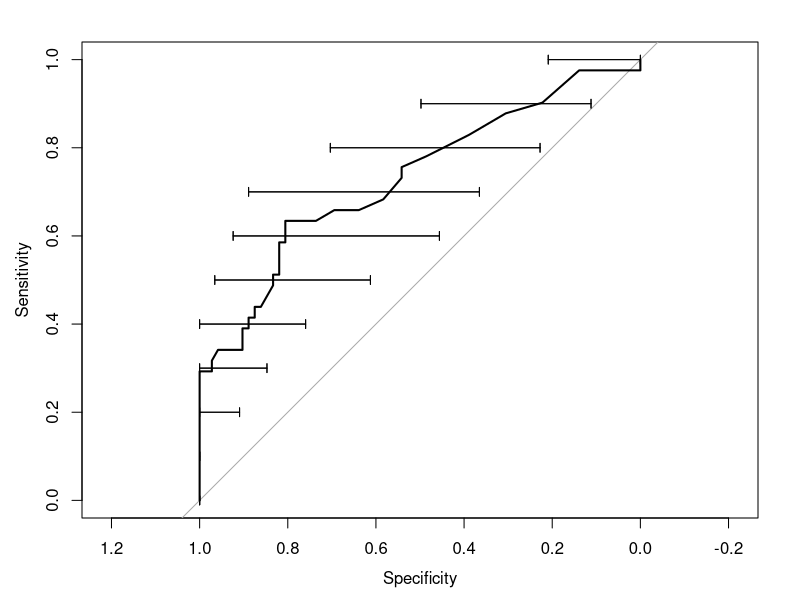

Generate this figure with R:
library(pROC)


### Name: ci.sp
### Title: Compute the confidence interval of specificities at given
###   sensitivities
### Aliases: ci.sp ci.sp.default ci.sp.formula ci.sp.roc ci.sp.smooth.roc
### Keywords: univar nonparametric utilities roc

### ** Examples

data(aSAH)

## Not run: 
##D # Syntax (response, predictor):
##D ci.sp(aSAH$outcome, aSAH$s100b)
##D 
##D # With a roc object:
##D rocobj <- roc(aSAH$outcome, aSAH$s100b)
##D ci.sp(rocobj)
##D 
##D # Customized bootstrap and specific specificities:
##D ci.sp(rocobj, c(.95, .9, .85), boot.n=500, conf.level=0.9, stratified=FALSE)
## End(Not run)

# Alternatively, you can get the CI directly from roc():
rocobj <- roc(aSAH$outcome,
              aSAH$s100b, ci=TRUE, of="sp", boot.n=100)
rocobj$ci

# Plotting the CI
plot(rocobj)
plot(rocobj$ci)

## Not run: 
##D # On a smoothed ROC, the CI is re-computed automatically
##D smooth(rocobj)
##D # Or you can compute a new one:
##D ci.sp(smooth(rocobj, method="density", reuse.ci=FALSE), boot.n=100)
## End(Not run)
